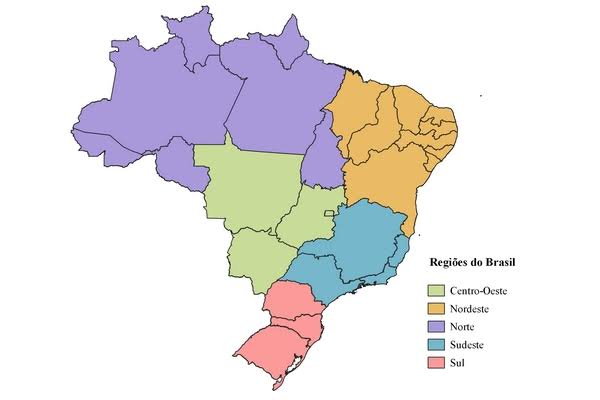
#> input picture examples/brasil.jpg, 600 x 400 px
$ python -i leitor.py   (imports and definitions only)
#> lines starting #> are read from the running program, lines starting #| are printed output that depends on the picture; after the words box and inside, x2 and y2 are one past the last pixel; in counts of white or black regions, pixels touching at a corner belong together
### img_to_stl/etapa1_reconhecimento/fusao.py
"""Fusão de regiões: grafo de adjacência com união incremental (áreas pequenas e cores parecidas)."""
from __future__ import annotations

import heapq
from typing import Dict, List

import numpy as np


class RegionGraph:
    """Regiões + adjacência com fusão incremental (união de vizinhas)."""

    def __init__(self, labels: np.ndarray, lab: np.ndarray):
        n = int(labels.max()) + 1
        flat = labels.ravel()
        self.area = np.bincount(flat, minlength=n).astype(float)
        self.sum = np.stack(
            [np.bincount(flat, weights=lab[..., c].ravel(), minlength=n) for c in range(3)], axis=1)
        self.alive = np.ones(n, dtype=bool)
        self.version = np.zeros(n, dtype=np.int64)
        self.parent = np.arange(n)
        self.n_alive = n
        self.adj: List[Dict[int, int]] = [dict() for _ in range(n)]

        pairs = []
        for a, b in ((labels[:, :-1], labels[:, 1:]), (labels[:-1, :], labels[1:, :])):
            m = a != b
            lo, hi = np.minimum(a[m], b[m]), np.maximum(a[m], b[m])
            pairs.append(lo.astype(np.int64) * n + hi)
        if pairs:
            keys, counts = np.unique(np.concatenate(pairs), return_counts=True)
            for k, c in zip(keys.tolist(), counts.tolist()):
                a, b = divmod(k, n)
                self.adj[a][b] = c
                self.adj[b][a] = c

    def mean(self, i: int) -> np.ndarray:
        return self.sum[i] / self.area[i]

    def delta(self, i: int, j: int) -> float:
        return float(np.linalg.norm(self.mean(i) - self.mean(j)))

    def merge(self, a: int, b: int) -> None:
        """Funde a região `a` dentro de `b`."""
        for nb, cnt in self.adj[a].items():
            if nb == b:
                continue
            self.adj[nb].pop(a, None)
            self.adj[nb][b] = self.adj[nb].get(b, 0) + cnt
            self.adj[b][nb] = self.adj[b].get(nb, 0) + cnt
        self.adj[b].pop(a, None)
        self.adj[a] = {}
        self.alive[a] = False
        self.parent[a] = b
        self.area[b] += self.area[a]
        self.sum[b] += self.sum[a]
        self.version[b] += 1
        self.n_alive -= 1

    def merge_small(self, min_area_px: float) -> None:
        """Absorve regiões menores que min_area_px na vizinha de cor mais próxima."""
        heap = [(self.area[i], i) for i in range(len(self.area)) if self.alive[i]]
        heapq.heapify(heap)
        while heap:
            area, i = heapq.heappop(heap)
            if not self.alive[i] or area != self.area[i]:
                continue
            if area >= min_area_px:
                break
            if not self.adj[i]:
                continue
            best = min(self.adj[i], key=lambda j: (self.delta(i, j), -self.adj[i][j]))
            self.merge(i, best)
            heapq.heappush(heap, (self.area[best], best))

    def merge_similar(self, tolerance: float, max_regions: int) -> None:
        """Funde as vizinhas mais parecidas enquanto ΔE < tolerância OU houver regiões demais."""
        heap = []

        def push(a, b):
            heapq.heappush(heap, (self.delta(a, b), a, b, self.version[a], self.version[b]))

        for a in range(len(self.adj)):
            if self.alive[a]:
                for b in self.adj[a]:
                    if a < b:
                        push(a, b)
        while heap:
            d, a, b, va, vb = heapq.heappop(heap)
            if not (self.alive[a] and self.alive[b]) or self.version[a] != va or self.version[b] != vb:
                continue
            if d >= tolerance and self.n_alive <= max_regions:
                break
            small, big = (a, b) if self.area[a] <= self.area[b] else (b, a)
            self.merge(small, big)
            for nb in self.adj[big]:
                push(min(big, nb), max(big, nb))

    def roots(self) -> np.ndarray:
        """Para cada id original, o id da região em que foi fundida."""
        root = self.parent.copy()
        for i in range(len(root)):
            r = i
            while root[r] != r:
                r = root[r]
            j = i
            while root[j] != r:
                root[j], j = r, root[j]
        return root

### img_to_stl/etapa1_reconhecimento/cores.py
"""Nomes de cor (paleta em Lab) e agrupamento em famílias ("regiões irmãs")."""
from __future__ import annotations

from typing import Dict, List, Sequence, Tuple

import cv2
import numpy as np

# Paleta simples em português. O nome de uma região é a cor mais próxima (em Lab) da sua cor média.
PALETA: Dict[str, Tuple[int, int, int]] = {
    "preto": (20, 20, 20), "cinza_escuro": (85, 85, 85), "cinza": (140, 140, 140),
    "cinza_claro": (200, 200, 200), "branco": (250, 250, 250),
    "vermelho": (220, 30, 30), "vinho": (120, 20, 40), "laranja": (245, 130, 20),
    "marrom": (120, 75, 35), "bege": (225, 200, 160), "amarelo": (250, 225, 30),
    "verde_claro": (150, 220, 110), "verde": (40, 160, 60), "verde_escuro": (20, 90, 40),
    "oliva": (125, 130, 40), "turquesa": (30, 190, 190), "azul_claro": (130, 190, 240),
    "azul": (30, 90, 220), "azul_marinho": (20, 35, 100), "roxo": (110, 50, 160),
    "lilas": (190, 160, 220), "rosa": (245, 150, 190), "magenta": (210, 30, 140),
}


def rgb_to_lab(rgb: Sequence[float]) -> np.ndarray:
    arr = np.asarray(rgb, dtype=np.float32).reshape(1, 1, 3) / 255.0
    return cv2.cvtColor(arr, cv2.COLOR_RGB2Lab).reshape(3)


_LAB = {n: rgb_to_lab(c) for n, c in PALETA.items()}


def color_name(rgb: Sequence[float]) -> str:
    lab = rgb_to_lab(rgb)
    return min(_LAB, key=lambda n: float(np.linalg.norm(_LAB[n] - lab)))


def group_families(colors_rgb: List[Tuple[int, int, int]], areas: List[float], tolerance: float) -> List[List[int]]:
    """Agrupa índices de regiões cujas cores diferem menos que `tolerance` (ΔE, Lab), em cadeia
    (união-busca). Retorna grupos ordenados pela área total decrescente."""
    n = len(colors_rgb)
    if tolerance <= 0 or n == 0:
        groups = [[i] for i in range(n)]
    else:
        lab = np.array([rgb_to_lab(c) for c in colors_rgb])
        parent = list(range(n))

        def find(a: int) -> int:
            while parent[a] != a:
                parent[a] = parent[parent[a]]
                a = parent[a]
            return a

        for i in range(n):
            for j in range(i + 1, n):
                if float(np.linalg.norm(lab[i] - lab[j])) < tolerance:
                    parent[find(i)] = find(j)
        buckets: Dict[int, List[int]] = {}
        for i in range(n):
            buckets.setdefault(find(i), []).append(i)
        groups = list(buckets.values())
    groups.sort(key=lambda g: -sum(areas[i] for i in g))
    return groups

### img_to_stl/comum/arquivos.py
"""Nomes e pastas de saída."""
from __future__ import annotations

import os
import re
import unicodedata


def slug(text: str) -> str:
    """'Azul claro' -> 'azul_claro' (sem acentos, minúsculas, só letras/números/_)."""
    t = unicodedata.normalize("NFKD", text).encode("ascii", "ignore").decode().lower()
    return re.sub(r"[^a-z0-9]+", "_", t).strip("_") or "x"


def image_stem(image_path: str) -> str:
    return os.path.splitext(os.path.basename(image_path))[0]


def project_dir(image_path: str, base_dir: str) -> str:
    """Pasta do projeto: <base_dir>/<nome_da_imagem>/"""
    return os.path.join(base_dir, image_stem(image_path))


def ensure(path: str) -> str:
    os.makedirs(path, exist_ok=True)
    return path

### img_to_stl/etapa1_reconhecimento/fronteiras.py
"""Fronteiras: traçado nas "frestas" entre pixels (topologia exata: regiões vizinhas dividem a MESMA
curva), suavização, simplificação e contração de fronteiras curtas (a rede nunca fica com fresta)."""
from __future__ import annotations

from dataclasses import dataclass
from typing import Dict, List, Tuple

import cv2
import numpy as np
from scipy import ndimage


@dataclass
class Chain:
    label_a: int
    label_b: int
    pts_px: np.ndarray  # (N, 2) em px da imagem (x, y com y para baixo)
    closed: bool


class BorderTracer:
    """Extrai fronteiras como cadeias de "frestas" entre pixels.

    Cada fresta separa dois pixels de rótulos diferentes; os vértices são cantos de pixel.
    Vértices de grau 2 pertencem ao meio de uma cadeia; grau 3+ são junções da rede de fronteiras.
    Como duas regiões vizinhas usam a mesma cadeia, não há frestas nem sobreposições.
    """

    def __init__(self, labels: np.ndarray, smooth_sigma_px: float, simplify_tol_px: float):
        self.labels = labels
        self.sigma = smooth_sigma_px
        self.tol = simplify_tol_px

    def trace(self) -> List[Chain]:
        """Retorna as cadeias de fronteira (entre vértices de grau != 2)."""
        P = np.pad(self.labels, 1, constant_values=-1)
        Hp, Wp = P.shape
        Wv = Wp + 1

        ks, js = np.nonzero(P[1:, :] != P[:-1, :])            # fresta horizontal entre linhas k e k+1
        hu, hv = (ks + 1) * Wv + js, (ks + 1) * Wv + js + 1
        ha, hb = P[ks, js], P[ks + 1, js]
        is_, ks2 = np.nonzero(P[:, 1:] != P[:, :-1])          # fresta vertical entre colunas k e k+1
        vu, vv = is_ * Wv + ks2 + 1, (is_ + 1) * Wv + ks2 + 1
        va, vb = P[is_, ks2], P[is_, ks2 + 1]

        u = np.concatenate([hu, vu])
        v = np.concatenate([hv, vv])
        lo = np.minimum(np.concatenate([ha, va]), np.concatenate([hb, vb]))
        hi = np.maximum(np.concatenate([ha, va]), np.concatenate([hb, vb]))
        n_edges = len(u)
        n_vert = (Hp + 1) * Wv
        if n_edges == 0:
            return []

        ends = np.concatenate([u, v])
        eids = np.concatenate([np.arange(n_edges), np.arange(n_edges)])
        order = np.argsort(ends, kind="stable")
        seid = eids[order]
        deg = np.bincount(ends, minlength=n_vert)
        ptr = np.zeros(n_vert + 1, dtype=np.int64)
        ptr[1:] = np.cumsum(deg)

        # --- cadeias ---
        ul, vl, lol, hil = u.tolist(), v.tolist(), lo.tolist(), hi.tolist()
        degl, ptrl, seidl = deg.tolist(), ptr.tolist(), seid.tolist()
        visited = bytearray(n_edges)
        chains: List[Chain] = []

        def walk(start: int, e: int) -> None:
            ids = [start]
            cur, first = start, e
            while True:
                visited[e] = 1
                nxt = vl[e] if ul[e] == cur else ul[e]
                ids.append(nxt)
                if degl[nxt] != 2 or nxt == start:
                    break
                a = ptrl[nxt]
                e1, e2 = seidl[a], seidl[a + 1]
                e = e2 if e1 == e else e1
                if visited[e]:
                    break
                cur = nxt
            arr = np.asarray(ids)
            pts = np.stack([(arr % Wv) - 1, (arr // Wv) - 1], axis=1).astype(float)
            # laço que começa numa junção (grau >= 3) NÃO é um laço livre: as pontas precisam ficar
            # fixas na junção, senão a suavização abre uma fresta no cordão
            closed = ids[0] == ids[-1] and degl[start] == 2
            chains.append(self._refine(Chain(lol[first], hil[first], pts, closed)))

        for x in np.nonzero((deg != 2) & (deg > 0))[0].tolist():
            for k in range(ptrl[x], ptrl[x + 1]):
                if not visited[seidl[k]]:
                    walk(x, seidl[k])
        for e in range(n_edges):          # laços fechados sem junção (ilhas)
            if not visited[e]:
                walk(ul[e], e)
        return chains

    def _refine(self, ch: Chain) -> Chain:
        """Suaviza (remove a 'escada') mantendo as pontas fixas e simplifica (Douglas-Peucker)."""
        pts = ch.pts_px
        sigma = 0.0 if ch.label_a == -1 else self.sigma   # moldura externa: mantém cantos retos
        if ch.closed:
            core = pts[:-1]
            if len(core) >= 8 and sigma > 0:
                core = np.stack([ndimage.gaussian_filter1d(core[:, c], sigma, mode="wrap")
                                 for c in range(2)], axis=1)
            simp = cv2.approxPolyDP(core.astype(np.float32).reshape(-1, 1, 2), self.tol, True)
            simp = simp.reshape(-1, 2).astype(float)
            simp = np.vstack([simp, simp[:1]])
        else:
            core = pts
            if len(core) >= 6 and sigma > 0:
                sm = np.stack([ndimage.gaussian_filter1d(core[:, c], sigma, mode="nearest")
                               for c in range(2)], axis=1)
                sm[0], sm[-1] = core[0], core[-1]
                core = sm
            simp = cv2.approxPolyDP(core.astype(np.float32).reshape(-1, 1, 2), self.tol, False)
            simp = simp.reshape(-1, 2).astype(float)
        return Chain(ch.label_a, ch.label_b, simp, ch.closed)


# [62 lines left out: function contract_short, not called in this run]

### img_to_stl/etapa1_reconhecimento/leitor.py
"""ETAPA 1 — leitor de imagem: imagem -> `PlanarMap` (regiões, famílias, fronteiras e pontos).

Métodos (todos clássicos, sem rede neural; só numpy, scipy, OpenCV e Pillow):
  1. carga (EXIF, transparência -> branco), redução e filtro bilateral (tira ruído, preserva bordas)
  2. marcadores de pontos de interesse: bolinhas de cor combinada são localizadas e apagadas (inpaint)
  3. k-means em Lab (quantização de cor) + componentes conexos (4-conexo) = regiões iniciais
  4. remoção de estruturas finas (contornos pretos, serrilhado) via transformada de distância
  5. fusão: regiões pequenas -> vizinha mais parecida; vizinhas com ΔE < tolerância; até caber em max_regions
  6. nomes (cor + ordinal) e famílias (cores parecidas, vizinhas ou não)
  7. fronteiras: traçado nas frestas entre pixels, suavização, Douglas-Peucker, contração das curtas
  8. pontos: tríplices (vértices da rede de fronteiras) + de interesse (marcadores / arquivo)
"""
from __future__ import annotations

from typing import List, Optional, Tuple

import cv2
import numpy as np
from PIL import Image, ImageOps
from scipy import ndimage
from scipy.spatial import cKDTree

from ..comum.arquivos import slug
from .config import Etapa1Config
from .criterios import resolve_fusion
from .cores import color_name, group_families, rgb_to_lab
from .fronteiras import BorderTracer, Chain, contract_short
from .fusao import RegionGraph
from .modelos import Border, Family, InterestPoint, PlanarMap, Region
from . import pontos as pts


class ImageReader:
    def __init__(self, config: Optional[Etapa1Config] = None):
        self.cfg = config or Etapa1Config()
        self.warnings: List[str] = []

    # ---- API ---- #
    def read(self, image_path: str) -> PlanarMap:
        self.warnings = []
        rgb, (w0, h0) = self._load(image_path)
        h, w = rgb.shape[:2]
        mm_per_px = self.cfg.width_mm / w

        markers: List[Tuple[str, float, float]] = []
        if self.cfg.point_markers:
            markers, erase = pts.detect_markers(rgb, self.cfg.point_markers, mm_per_px, self.cfg.marker_max_area_mm2)
            rgb = pts.inpaint(rgb, erase)

        rgb = self._denoise(rgb)
        lab = cv2.cvtColor(rgb.astype(np.float32) / 255.0, cv2.COLOR_RGB2Lab)
        labels = self._initial_segmentation(lab)
        labels = self._remove_thin(labels, mm_per_px)
        labels = self._merge_regions(labels, lab, mm_per_px)

        pmap = PlanarMap(labels=labels, mm_per_px=mm_per_px, outer_frame=self.cfg.outer_frame)
        pmap.regions = self._build_regions(labels, rgb, mm_per_px)
        self._name_regions(pmap.regions)
        pmap.families = self._build_families(pmap.regions)
        chains = self._build_borders(pmap)
        self._name_borders(pmap)
        pmap.points = self._build_points(pmap, chains, markers, (w0, h0), (w, h))
        for entry in self.cfg.merge_regions:                    # fusões pedidas (em ordem)
            try:
                pmap = self.apply_fusion(pmap, entry)
            except ValueError as e:                             # parâmetros mudaram: não derruba a etapa 1
                self.warnings.append(f"fusão {entry!r} ignorada: {e}")
        return pmap

    # ---- fusão escolhida pelo usuário ---- #
    def apply_fusion(self, pmap: PlanarMap, entry) -> PlanarMap:
        """`entry`: lista de números de região ou critério ("familia", "menores=50", "cor=verde")."""
        return self.merge_groups(pmap, resolve_fusion(pmap, entry))

    def merge(self, pmap: PlanarMap, group: List[int]) -> PlanarMap:
        return self.merge_groups(pmap, [group])

    # [68 lines left out: function merge_groups, not called in this run]

    # ---- 1. carga e filtro ---- #
    def _load(self, path: str) -> Tuple[np.ndarray, Tuple[int, int]]:
#> called with path = '../../examples/brasil.jpg'
        img = ImageOps.exif_transpose(Image.open(path))
#> img is the input picture: PIL image 600x400 RGB; mean R, G, B 231.4, 228.1, 229
        if img.mode in ("RGBA", "LA", "P"):
            img = img.convert("RGBA")
            bg = Image.new("RGBA", img.size, (255, 255, 255, 255))
            img = Image.alpha_composite(bg, img)
        rgb = np.asarray(img.convert("RGB"))
        original = (rgb.shape[1], rgb.shape[0])
        scale = min(1.0, self.cfg.work_max_px / max(rgb.shape[:2]))
#> in read, `rgb, (w0, h0) = self._load(image_path)`: w0 = 600; h0 = 400
        if scale < 1.0:
            rgb = cv2.resize(rgb, None, fx=scale, fy=scale, interpolation=cv2.INTER_AREA)
        return rgb, original

    def _denoise(self, rgb: np.ndarray) -> np.ndarray:
        for _ in range(self.cfg.denoise_iterations):
            rgb = cv2.bilateralFilter(rgb, 9, self.cfg.denoise_sigma_color, self.cfg.denoise_sigma_space)
#> this loop made 2 passes
#> pass 1, in _denoise, `rgb = cv2.bilateralFilter(rgb, 9, self.cfg.denoise_sigma_color, self.c..`:
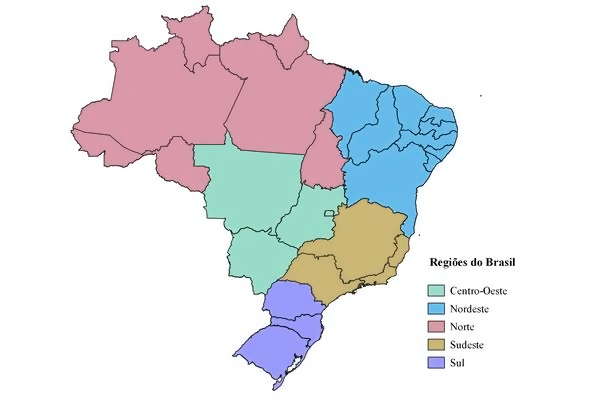
#> rgb: shape (400, 600, 3); mean of channels 0, 1, 2 231.4, 228.2, 229.1; drawn as B, G, R
        return rgb

    # ---- 3. regiões iniciais ---- #
    def _initial_segmentation(self, lab: np.ndarray) -> np.ndarray:
        h, w = lab.shape[:2]
        pixels = lab.reshape(-1, 3).astype(np.float32)
        rng = np.random.default_rng(self.cfg.random_seed)
        sample = pixels[rng.choice(len(pixels), size=min(len(pixels), 150_000), replace=False)]
        k = max(1, min(self.cfg.n_color_clusters, len(sample)))
#> k = 16
        cv2.setRNGSeed(self.cfg.random_seed)
        crit = (cv2.TERM_CRITERIA_EPS + cv2.TERM_CRITERIA_MAX_ITER, 25, 0.5)
        _, _, centers = cv2.kmeans(sample, k, None, crit, 3, cv2.KMEANS_PP_CENTERS)
#> centers = 16 rows, first 8: [66.65, 18.88, -30.15], [99.9, -0.00811, 0.042], [84.45, -16.65, 29.47], [73.3, 34.25, 14.76], [70.53, -15.08, -15.81], [77.91, 6.79, 47.25], [32.25, -7.02, 19.79], [58.39, 10.59, -16.68]
        cluster = cKDTree(centers).query(pixels)[1].reshape(h, w)
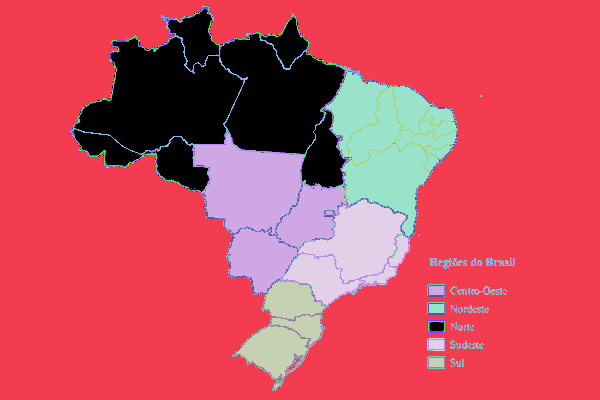
#> cluster: shape (400, 600) int64; 16 distinct labels, from 0 to 15; one colour per label, 0 black

        labels = np.zeros((h, w), dtype=np.int32)
        offset = 0
        for c in range(k):
            cc, n = ndimage.label(cluster == c)       # conectividade 4
            if n:
                labels[cc > 0] = cc[cc > 0] + offset - 1
                offset += n
#> this loop made 16 passes
#> (n, offset) on passes 1 to 8: (78, 78), (50, 128), (70, 198), (28, 226), (42, 268), (18, 286), (295, 581), (472, 1053)
#> pass 1, in _initial_segmentation, `cc, n = ndimage.label(cluster == c)`:
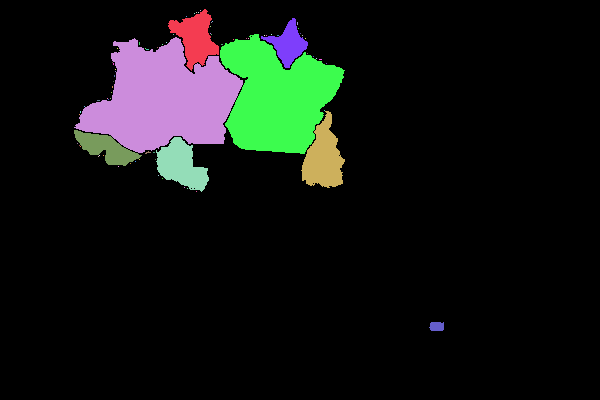
#> cc: shape (400, 600) int32; 79 distinct labels, from 0 to 78; one colour per label, 0 black
#> after the loop:
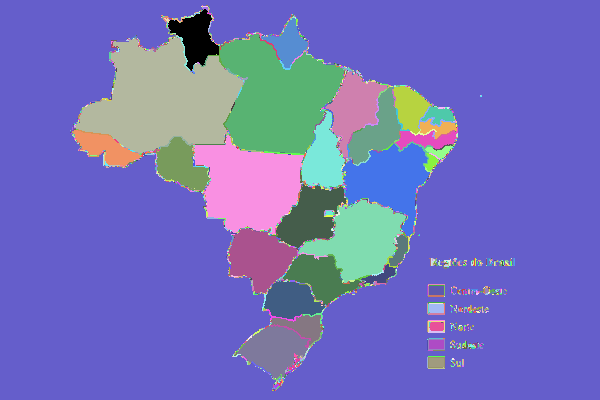
#> labels: shape (400, 600) int32; 3085 distinct labels, from 0 to 3084; one colour per label, 0 black
#> after the loop, offset = 3085
        return labels

    # ---- 4. estruturas finas (contornos pretos, serrilhado, texto) ---- #
    def _remove_thin(self, labels: np.ndarray, mm_per_px: float) -> np.ndarray:
        """Apaga componentes mais finos que `min_region_thickness_mm` e preenche o espaço com o
        rótulo vizinho mais próximo; a fronteira passa pelo meio do traço e fica contínua."""
#> called with mm_per_px = 0.167
        t_mm = self.cfg.min_region_thickness_mm
        if t_mm <= 0:
            return labels
        p = np.pad(labels, 1, mode="edge")
#> p: shape (402, 602) int32; 3085 distinct labels, from 0 to 3084
        c = p[1:-1, 1:-1]
        boundary = (c != p[:-2, 1:-1]) | (c != p[2:, 1:-1]) | (c != p[1:-1, :-2]) | (c != p[1:-1, 2:])
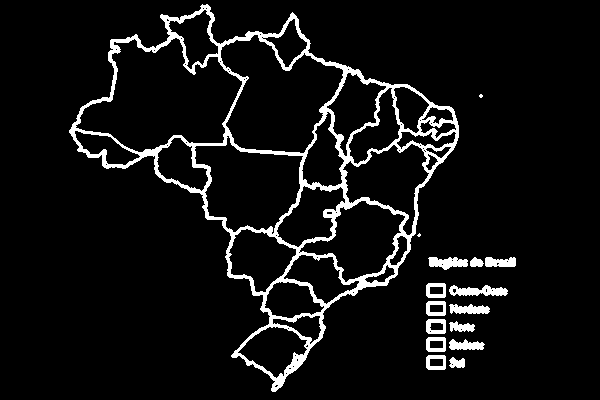
#> boundary: shape (400, 600) bool; 6.8% white; 16 white regions (2 under 20 px), largest, box (x1, y1, x2, y2) and area: (69, 4, 459, 392) 13273, (449, 285, 508, 296) 426, (428, 257, 468, 270) 343
        dt = cv2.distanceTransform((~boundary).astype(np.uint8), cv2.DIST_L2, 3)
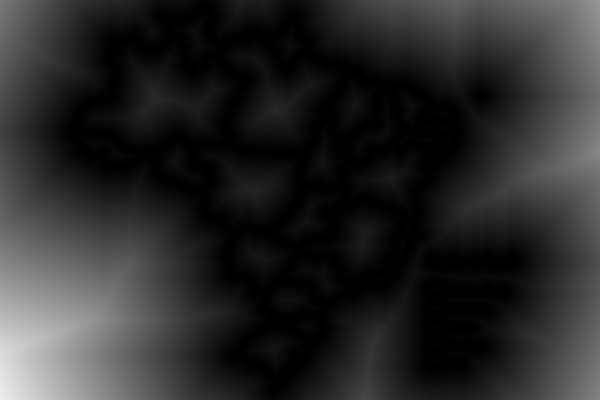
#> dt: shape (400, 600) float32; min 0, max 238.4, mean 41.9
        n = int(labels.max()) + 1
#> n = 3085
        max_dt = np.asarray(ndimage.maximum(dt, labels, index=np.arange(n)), dtype=float)
#> max_dt = 3085 values, max 238.4 at index 78, min 0 at index 1, mean 0.229
        thickness_mm = (2.0 * max_dt + 1.0) * mm_per_px
#> thickness_mm = 3085 values, max 79.64 at index 78, min 0.167 at index 1, mean 0.243
        thin = thickness_mm < t_mm
        if not thin.any() or thin.all():
            return labels
        thin_px = thin[labels]
#> thin_px: shape (400, 600) bool; 3.5% white in thin lines or dots, all inside (x1, y1, x2, y2) = (70, 5, 515, 391)
        idx = ndimage.distance_transform_edt(thin_px, return_distances=False, return_indices=True)
        out = labels[idx[0], idx[1]]
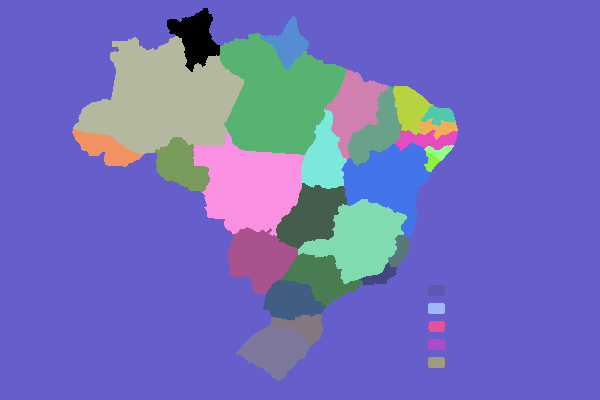
#> out: shape (400, 600) int32; 32 distinct labels, from 0 to 285; one colour per label, 0 black
        _, inv = np.unique(out, return_inverse=True)
        return inv.reshape(out.shape).astype(np.int32)
#> returned value: shape (400, 600) int32; 32 distinct labels, from 0 to 31
#> (the rest of the program and of its run is left out)
